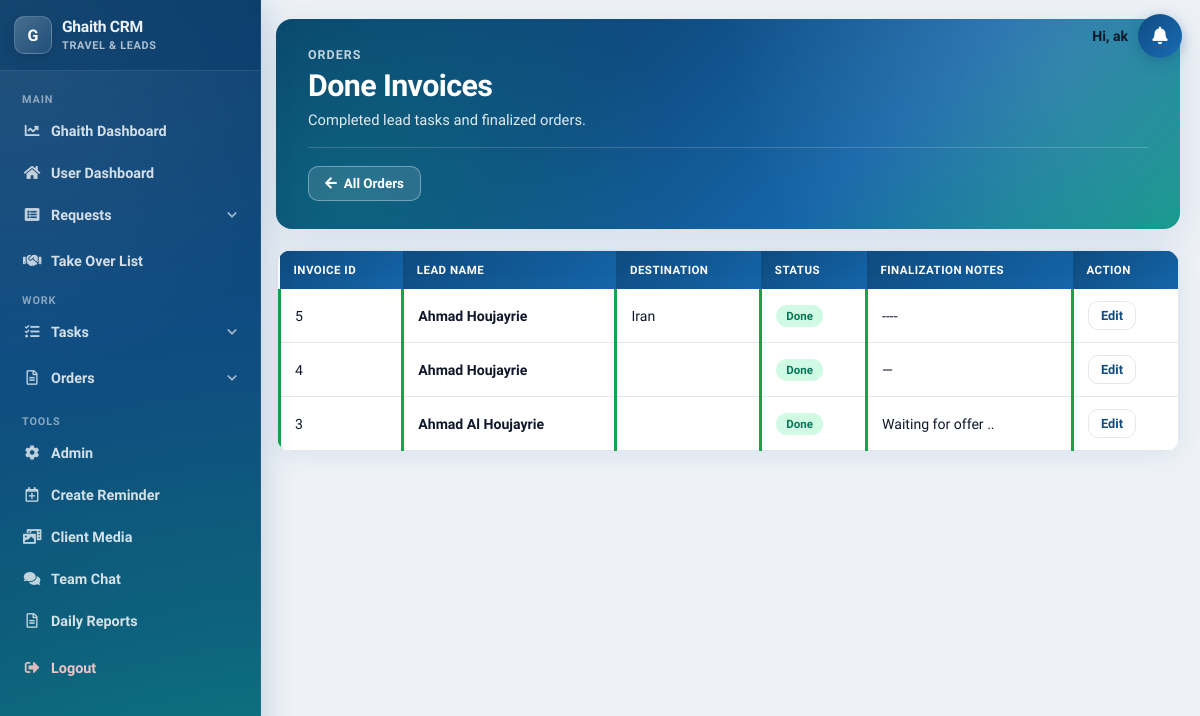
Page /tasks/leads/done/ (signed in) on the committed database.
### tasks/models.py (models this page shows, shortened)
class LeadTask(models.Model):
    PAYMENT_CH = [
        ('installment', 'Installment'),
        ('full', 'Full'),
    ]
    STATUS_CHOICES = [
        ('onhold', 'On Hold'),
        ('progress', 'In Progress'),
        ('done', 'Done'),
        ('cancelled', 'Cancelled'),
    ]
    lead = models.ForeignKey('display.Lead', on_delete=models.CASCADE)
    assigned_to = models.ForeignKey(User, on_delete=models.CASCADE)
    payment = models.CharField(max_length=100, choices=PAYMENT_CH, blank=True)
    status = models.CharField(max_length=100, choices=STATUS_CHOICES)
    notes = models.TextField(blank=True, null=True)
    travel_date = models.DateTimeField(null=True, blank=True)
    return_date = models.DateTimeField(null=True, blank=True)
    date_of_birth = models.DateField(null=True, blank=True)
    passport_expiry_date = models.DateField(null=True, blank=True)

### display/models.py (models this page shows, shortened)
class Lead(models.Model):
    reason_of_travel = models.TextField(blank=True, null=True)
    why_this_destination = models.TextField(blank=True, null=True)
    travel_dates_flexible = models.BooleanField(blank=True, default=False)
    budget_range_from = models.PositiveIntegerField(blank=True, null=True)
    budget_range_to = models.PositiveIntegerField(blank=True, null=True)
    name = models.CharField(max_length=100)
    email = models.EmailField(blank=True, null=True)
    country_code = models.CharField(max_length=5, default='+961')
    phone = models.CharField(max_length=15)
    CHANNEL_CHOICES = [
        ('', 'Select Channel'),
        ('Facebook', 'Facebook'),
        ('Whatsapp', 'Whatsapp'),
        ('Referral', 'Referral'),
        ('Direct', 'Direct'),
        ('Website', 'Website'),
        ('Instagram', 'Instagram'),
    ]
    channel = models.CharField(max_length=100, choices=CHANNEL_CHOICES, blank=True)
    SERVICE_CHOICES = [
        ('hotel', 'Hotel'),
        ('ticket', 'Ticket'),
        ('visa', 'Visa'),
        ('package', 'Package'),
        ('travel insurance', 'Travel Insurance'),
    ]
    STATUS_CHOICES = [
        ('onhold', 'On Hold'),
        ('processing', 'Processing'),
        ('negotiation', 'Negotiation'),
        ('finalized', 'Finalized'),
        ('followup', 'Follow-Up'),
        ('done', 'Unqualified'),
    ]
    type_of_service = models.CharField(max_length=50, choices=SERVICE_CHOICES, blank=True, default='')
    status = models.CharField(max_length=50, choices=STATUS_CHOICES, blank=True, default='onhold')
    status_changed_at = models.DateTimeField(null=True, blank=True)
    destination = models.CharField(max_length=200, blank=True, choices=get_destination_choices)
    pax = models.CharField(max_length=100, blank=True, default='')
    duration = models.CharField(max_length=200, blank=True, default='')
    travel_date_from = models.DateField(blank=True, null=True)
    travel_date_to = models.DateField(blank=True, null=True)
    selling_price = models.CharField(max_length=200, blank=True)
    net = models.CharField(max_length=200, blank=True, default='')
    profit = models.CharField(max_length=200, blank=True)
    date_notes = models.TextField(blank=True, null=True)
    special_request = models.TextField(blank=True)
    urgent = models.BooleanField(default=False)
    assignment_notes = models.TextField(blank=True)
    supplier = models.CharField(max_length=200, blank=True)
    sold = models.BooleanField(blank=True, default=False)
    lost = models.BooleanField(blank=True, default=False)
    finalization_notes = models.TextField(blank=True, null=True)
    assigned_to = models.ForeignKey(User, on_delete=models.CASCADE, related_name="current")
    assigned_at = models.DateTimeField(null=True, blank=True)
    attachments = models.ManyToManyField(Attachment, blank=True)
    follow_up = models.DateField(blank=True, null=True)
    created_at = models.DateTimeField(auto_now_add=True, editable=False)
    last_modified = models.DateTimeField(auto_now=True, editable=True)
    takeover = models.BooleanField(default=True)
    special_takeover = models.BooleanField(default=False)  # New field
    takeover_added_at = models.DateTimeField(null=True, blank=True)
    period = models.PositiveIntegerField(default=20)
    is_archived = models.BooleanField(default=False)
    offer_prepared = models.BooleanField(default=False)
    offer_details = models.TextField(blank=True, null=True)
    moved_to_negotiation = models.BooleanField(default=False)  # New field

### tasks/views.py (the view)
# urls.py: path('leads/done/', views.done_leadtasks, name='doneLeadTask'),
@login_required(login_url="/login/")
def done_leadtasks(request):
    data = LeadTask.objects.filter(assigned_to=request.user, status='done').order_by('-pk')
    return render(request, 'doneleadtasks.html', {'data': data})

### tasks/templates/doneleadtasks.html (shortened to what this page needs)
<!DOCTYPE html>
<html lang="en">
<head>
</head>
<body>
{% include 'navbar.html' %}
<div class="req-wrap">
    <header class="req-hero">
        <div class="req-hero__bg"></div>
        <div class="req-hero__content">
            <div class="req-hero__eyebrow">Orders</div>
            <h1 class="req-hero__title">Done Invoices</h1>
            <p class="req-hero__sub">Completed lead tasks and finalized orders.</p>
            <div class="req-hero__footer">
                <a href="{% url 'current_lead_tasks' %}" class="req-btn-ghost"><i class="fas fa-arrow-left"></i> All Orders</a>
            </div>
        </div>
    </header>
    <div class="req-card">
        <div class="req-table-wrap">
            <table class="req-table data-table">
                <thead>
                    <tr>
                        <th>Invoice ID</th>
                        <th>Lead Name</th>
                        <th>Destination</th>
                        <th>Status</th>
                        <th>Finalization Notes</th>
                        <th>Action</th>
                    </tr>
                </thead>
                <tbody>
                    {% for d in data %}
                    <tr class="{{ d.status }}">
                        <td data-label="Invoice ID">{{ d.pk }}</td>
                        <td data-label="Lead Name"><strong>{{ d.lead.name }}</strong></td>
                        <td data-label="Destination">{{ d.lead.destination }}</td>
                        <td data-label="Status"><span class="req-status-pill req-status-pill--{{ d.status }}">{{ d.status }}</span></td>
                        <td data-label="Finalization Notes">{{ d.lead.finalization_notes|default:"—" }}</td>
                        <td data-label="Action"><a href="{% url 'edit_lead_tasks' d.pk %}" class="req-btn req-btn--outline req-btn--sm">Edit</a></td>
                    </tr>
                    {% empty %}
                    <tr><td colspan="6"><div class="req-empty"><i class="fas fa-check-circle"></i>No done invoices yet.</div></td></tr>
                    {% endfor %}
                </tbody>
            </table>
        </div>
    </div>
</div>
</body>
</html>

### display/templates/shared/notification_bell.html (shortened to what this page needs)
{% load static %}
{% if user.is_authenticated %}
<link rel="stylesheet" href="{% static 'css/crm-notifications.css' %}">
<div class="crm-notify" id="crmNotify">
  <span class="crm-notify__greeting">Hi, {% if user.get_full_name %}{{ user.get_full_name }}{% else %}{{ user.username }}{% endif %}</span>
  <button type="button" class="crm-notify__bell" id="crmNotifyBell" aria-label="Notifications" aria-expanded="false">
    <i class="fas fa-bell"></i>
  </button>
</div>
{% endif %}

### static/css/requests-modern.css (style rules this page uses)
:root { --req-bg: #eef2f7; --req-surface: #ffffff; --req-surface-2: #f8fafc; --req-text: #0f172a; --req-muted: #64748b; --req-border: #e2e8f0; --req-primary: #0f4c81; --req-primary-light: #1a6bb5; --req-accent: #0d9488; --req-danger: #dc2626; --req-success: #059669; --req-warning: #d97706; --req-purple: #7c3aed; --req-shadow: 0 4px 24px rgba(15, 76, 129, 0.08); --req-shadow-lg: 0 12px 40px rgba(15, 76, 129, 0.12); --req-radius: 16px; --req-radius-sm: 10px; --req-font: 'Plus Jakarta Sans', system-ui, sans-serif; }
body.req-page { font-family: var(--req-font); background: var(--req-bg); color: var(--req-text); margin: 0; padding: 0 20px 48px 276px !important; min-height: 100vh; -webkit-font-smoothing: antialiased; }
.req-wrap { max-width: 1280px; margin: 0 auto; }
.req-hero { position: relative; border-radius: var(--req-radius); overflow: hidden; margin-bottom: 20px; box-shadow: var(--req-shadow-lg); }
.req-hero__bg { position: absolute; inset: 0; background: linear-gradient(135deg, #0a3d6b 0%, #0f4c81 35%, #1565a8 65%, #0d9488 100%); }
.req-hero__bg::before { content: ''; position: absolute; inset: 0; background: radial-gradient(circle at 88% 15%, rgba(255,255,255,.14) 0%, transparent 42%), radial-gradient(circle at 8% 85%, rgba(13,148,136,.35) 0%, transparent 38%); }
.req-hero__content { position: relative; z-index: 1; padding: 28px 32px; color: #fff; }
.req-hero__eyebrow { font-size: .78rem; font-weight: 600; letter-spacing: .08em; text-transform: uppercase; opacity: .75; }
.req-hero__title { margin: 6px 0 0; font-size: clamp(1.4rem, 3vw, 1.9rem); font-weight: 800; letter-spacing: -.02em; }
.req-hero__sub { margin: 8px 0 0; opacity: .88; font-size: .92rem; }
.req-hero__footer { display: flex; flex-wrap: wrap; gap: 10px; align-items: center; justify-content: space-between; margin-top: 18px; padding-top: 18px; border-top: 1px solid rgba(255,255,255,.18); }
.req-btn-ghost { display: inline-flex; align-items: center; gap: 7px; padding: 9px 16px; border-radius: var(--req-radius-sm); border: 1px solid rgba(255,255,255,.35); background: rgba(255,255,255,.12); color: #fff !important; text-decoration: none; font-size: .84rem; font-weight: 600; backdrop-filter: blur(6px); transition: background .2s, transform .15s; }
.req-card { background: var(--req-surface); border: 1px solid var(--req-border); border-radius: var(--req-radius); box-shadow: var(--req-shadow); margin-bottom: 20px; overflow: hidden; }
.req-btn { display: inline-flex; align-items: center; justify-content: center; gap: 7px; padding: 10px 18px; border: none; border-radius: var(--req-radius-sm); font-family: var(--req-font); font-size: .88rem; font-weight: 700; cursor: pointer; text-decoration: none; transition: transform .15s, box-shadow .2s; }
.req-btn--outline { background: #fff; color: var(--req-primary) !important; border: 1.5px solid var(--req-border); }
.req-btn--sm { padding: 6px 12px; font-size: .8rem; }
.req-table-wrap { overflow-x: auto; -webkit-overflow-scrolling: touch; }
.req-table { width: 100%; border-collapse: collapse; font-size: .88rem; }
.req-table thead th { background: linear-gradient(135deg, #0f4c81, #1565a8); color: #fff; font-size: .72rem; font-weight: 700; text-transform: uppercase; letter-spacing: .04em; padding: 12px 14px; text-align: left; white-space: nowrap; }
.req-table tbody td { padding: 12px 14px; border-bottom: 1px solid var(--req-border); vertical-align: middle; }
.req-table tbody tr.done td { border-left: 3px solid #16a34a; }
.req-status-pill { display: inline-block; padding: 4px 10px; border-radius: 999px; font-size: .72rem; font-weight: 700; text-transform: capitalize; background: var(--req-surface-2); color: var(--req-muted); }
.req-status-pill--done { background: #d1fae5; color: #047857; }

### static/css/crm-notifications.css (style rules this page uses)
.crm-notify { position: fixed; top: 14px; right: 18px; z-index: 1003; display: flex; align-items: center; gap: 10px; }
.crm-notify__greeting { font-size: 0.88rem; font-weight: 700; color: var(--req-text, #0f172a); white-space: nowrap; max-width: 200px; overflow: hidden; text-overflow: ellipsis; font-family: var(--req-font, 'Plus Jakarta Sans', system-ui, sans-serif); }
.crm-notify__bell { position: relative; width: 44px; height: 44px; border: 0; border-radius: 50%; background: linear-gradient(135deg, var(--req-primary, #0f4c81), var(--req-primary-light, #1a6bb5)); color: #fff; font-size: 1.1rem; cursor: pointer; box-shadow: 0 4px 14px rgba(15, 76, 129, 0.35); }

### rows in the picture
LeadTask: pk "5", lead.name "Ahmad Houjayrie", lead.destination "Iran", status "Done", lead.finalization_notes "----"
LeadTask: pk "4", lead.name "Ahmad Houjayrie", status "Done", lead.finalization_notes "—"
LeadTask: pk "3", lead.name "Ahmad Al Houjayrie", status "Done", lead.finalization_notes "Waiting for offer .."

### other values in the picture
{{ user.username }} "ak"
